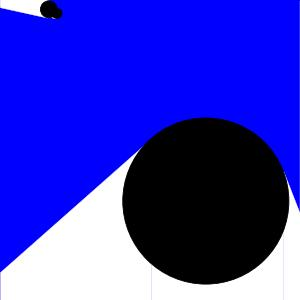
#> input picture test1.jpg, 300 x 300 px
$ python BaseSearch.py
#> lines starting #> are read from the running program, lines starting #| are printed output that depends on the picture; after the words box and inside, x2 and y2 are one past the last pixel; in counts of white or black regions, pixels touching at a corner belong together
### Base.py
import matplotlib.pyplot as plt
import matplotlib.patches as pch
import numpy as np
import random
from cv2 import cv2
import os
import gc

color = 'w'
color1 = 'r'


def FigRect(ax, y, state):  # 画矩形
    long = state[0]
    wide = state[1]
    rect = pch.Rectangle(xy=(0, 0), width=long, height=wide, edgecolor='k', facecolor='b', fill=False, linewidth=2)
    ax.add_patch(rect)
    ax.add_patch(rect)
    del ax,rect,y, state
    gc.collect()


# [38 lines left out: functions FigRect1, FigRect2, FigRect3, FigRect4, not called in this run]


def FigCir(center, radius):  # 画圆
    circle1 = plt.Circle((center[0], center[1]), radius, color='k', fill=True, linewidth=2)
    plt.gcf().gca().add_artist(circle1)
    del circle1,center, radius
    gc.collect()


# [4 lines left out: function FigLine, not called in this run]
    # plt.plot(x, y, color=color)


def node(k, b, center, SigLocation, state):  # 切线与障碍物的交点
    # SigLocation = [state[0] / 2, state[1] / 2]
    if k == 0:
        x = SigLocation[0]
        y = center[1]
    else:
        x = (center[0] / k + center[1] - b) / (k + 1 / k)
        y = k * x + b
    return x, y


def fill(Object, SigLocation, state):
    for i in range(len(Object)):
        if Object[i][0] - Object[i][2] > SigLocation[0]:
            Color1([Object[i][0], Object[i][1]], Object[i][2], SigLocation, state)
        elif Object[i][0] + Object[i][2] < SigLocation[0]:
            Color2([Object[i][0], Object[i][1]], Object[i][2], SigLocation, state)
        elif Object[i][0] + Object[i][2] >= SigLocation[0] and Object[i][0] - Object[i][2] <= SigLocation[0]:
            if Object[i][1] - Object[i][2] > SigLocation[1]:
                Color3([Object[i][0], Object[i][1]], Object[i][2], SigLocation, state)
            elif Object[i][1] - Object[i][2] < SigLocation[1]:
                Color4([Object[i][0], Object[i][1]], Object[i][2], SigLocation, state)
            else:
                print('fill error 1')
                print(state, Object)
        else:
            print('fill error')
            print(state, Object)


def Color1(center, radius, SigLocation, state):
    long = state[0]
    k1, k2, b1, b2 = Tangent(center, radius, 'k', [SigLocation[0], SigLocation[1]], state)
    x1, y1 = node(k1, b1, center, SigLocation, state)
    x2, y2 = node(k2, b2, center, SigLocation, state)
    k, b = Line(x1, y1, x2, y2)
    if x1 < x2:
        X1 = np.arange(x1, x2, 0.01)
        X2 = np.arange(x2, long, 0.01)
        Y1 = k * X1 + b
        Y2 = k1 * X1 + b1
        Y3 = k1 * X2 + b1
        Y4 = k2 * X2 + b2
        plt.fill_between(X1, Y1, Y2, color=color)
        plt.fill_between(X2, Y3, Y4, color=color)
        del k1, k2, b1, b2,x1,y1,x2,y2,X1,X2,Y1,Y2,Y3,Y4,k,b,center, radius, SigLocation, state
        gc.collect()
    elif x1 > x2:
        X1 = np.arange(x2, x1, 0.01)
        X2 = np.arange(x1, long, 0.01)
        Y1 = k * X1 + b
        Y2 = k2 * X1 + b2
        Y3 = k1 * X2 + b1
        Y4 = k2 * X2 + b2
        plt.fill_between(X1, Y1, Y2, color=color)
        plt.fill_between(X2, Y3, Y4, color=color)
        del k1, k2, b1, b2, x1, y1, x2, y2, X1, X2, Y1, Y2, Y3, Y4, k, b,center, radius, SigLocation, state
        gc.collect()
    else:
        X1 = np.arange(x1, long, 0.01)
        Y1 = k1 * X1 + b1
        Y2 = k2 * X1 + b2
        plt.fill_between(X1, Y1, Y2, color=color)
        del k1, k2, b1, b2, x1, y1, x2, y2, X1, Y1, Y2, k, b,center, radius, SigLocation, state
        gc.collect()


def Color2(center, radius, SigLocation, state):
    long = state[0]
    wide = state[1]
    # SigLocation = [long / 2, wide / 2]
    k1, k2, b1, b2 = Tangent(center, radius, 'k', [SigLocation[0], SigLocation[1]], state)
    x1, y1 = node(k1, b1, center, SigLocation, state)
    x2, y2 = node(k2, b2, center, SigLocation, state)
    k, b = Line(x1, y1, x2, y2)
    if x1 < x2:
        X1 = np.arange(0, x1, 0.01)
        X2 = np.arange(x1, x2, 0.01)
        Y1 = k1 * X1 + b1
        Y2 = k2 * X1 + b2
        Y3 = k * X2 + b
        Y4 = k2 * X2 + b2
        plt.fill_between(X1, Y1, Y2, color=color)
        plt.fill_between(X2, Y3, Y4, color=color)
        del k1, k2, b1, b2, x1, y1, x2, y2, X1, X2, Y1, Y2, Y3, Y4, k, b,center, radius, SigLocation, state
        gc.collect()
    elif x1 > x2:
        X1 = np.arange(0, x2, 0.01)
        X2 = np.arange(x2, x1, 0.01)
        Y1 = k1 * X1 + b1
        Y2 = k2 * X1 + b2
        Y3 = k * X2 + b
        Y4 = k1 * X2 + b1
        plt.fill_between(X1, Y1, Y2, color=color)
        plt.fill_between(X2, Y3, Y4, color=color)
        del k1, k2, b1, b2, x1, y1, x2, y2, X1, X2, Y1, Y2, Y3, Y4, k, b,center, radius, SigLocation, state
        gc.collect()
    else:
        X1 = np.arange(0, x1, 0.01)
        Y1 = k1 * X1 + b1
        Y2 = k2 * X1 + b2
        plt.fill_between(X1, Y1, Y2, color=color)
        del k1, k2, b1, b2, x1, y1, x2, y2, X1, Y1, Y2, k, b,center, radius, SigLocation, state
        gc.collect()


def Color3(center, radius, SigLocation, state):
    long = state[0]
    wide = state[1]
    # SigLocation = [long / 2, wide / 2]
    k1, k2, b1, b2 = Tangent(center, radius, 'k', [SigLocation[0], SigLocation[1]], state)
    x1, y1 = node(k1, b1, center, SigLocation, state)
    x2, y2 = node(k2, b2, center, SigLocation, state)
    k, b = Line(x1, y1, x2, y2)
    if center[0] + radius > SigLocation[0] and center[0] - radius < SigLocation[0]:
        X1 = np.arange(0, x1, 0.01)
        X2 = np.arange(x1, x2, 0.01)
        X3 = np.arange(x2, long, 0.01)
        Y1 = k1 * X1 + b1
        Y2 = k * X2 + b
        Y3 = k2 * X3 + b2
        plt.fill_between(X1, Y1, wide, color=color)
        plt.fill_between(X2, Y2, wide, color=color)
        plt.fill_between(X3, Y3, wide, color=color)
        del k1, k2, b1, b2, x1, y1, x2, y2, X1, X2, X3,Y1, Y2, Y3, k, b,center, radius, SigLocation, state
        gc.collect()
    elif center[0] + radius == SigLocation[0]:
        X1 = np.arange(0, x2, 0.01)
        X2 = np.arange(x2, x1, 0.01)
        Y1 = k2 * X1 + b2
        Y2 = k * X2 + b
        plt.fill_between(X1, Y1, wide, color=color)
        plt.fill_between(X2, Y2, wide, color=color)
        del k1, k2, b1, b2, x1, y1, x2, y2, X1, X2,Y1, Y2, k, b,center, radius, SigLocation, state
        gc.collect()
    elif center[0] - radius == SigLocation[0]:
        X1 = np.arange(SigLocation[0], x2, 0.01)
        X2 = np.arange(x2, long, 0.01)
        Y1 = k * X1 + b
        Y2 = k2 * X2 + b2
        plt.fill_between(X1, Y1, wide, color=color)
        plt.fill_between(X2, Y2, wide, color=color)
        del k1, k2, b1, b2, x1, y1, x2, y2, X1, X2, Y1, Y2, k, b,center, radius, SigLocation, state
        gc.collect()
    else:
        print('Bottom error')
        print(state, center, radius)


def Color4(center, radius, SigLocation, state):
    long = state[0]
    wide = state[1]
    # SigLocation = [long / 2, wide / 2]
    k1, k2, b1, b2 = Tangent(center, radius, 'k', [SigLocation[0], SigLocation[1]], state)
    x1, y1 = node(k1, b1, center, SigLocation, state)
    x2, y2 = node(k2, b2, center, SigLocation, state)
    k, b = Line(x1, y1, x2, y2)
    if center[0] + radius > SigLocation[0] and center[0] - radius < SigLocation[0]:
        X1 = np.arange(0, x2, 0.01)
        X2 = np.arange(x2, x1, 0.01)
        X3 = np.arange(x1, long, 0.01)
        Y1 = k2 * X1 + b2
        Y2 = k * X2 + b
        Y3 = k1 * X3 + b1
        plt.fill_between(X1, 0, Y1, color=color)
        plt.fill_between(X2, 0, Y2, color=color)
        plt.fill_between(X3, 0, Y3, color=color)
        del k1, k2, b1, b2, x1, y1, x2, y2, X1, X2, X3, Y1, Y2, Y3, k, b,center, radius, SigLocation, state
        gc.collect()
    elif center[0] + radius == SigLocation[0]:
        X1 = np.arange(0, x2, 0.01)
        X2 = np.arange(x2, x1, 0.01)
        Y1 = k2 * X1 + b2
        Y2 = k * X2 + b
        plt.fill_between(X1, 0, Y1, color=color)
        plt.fill_between(X2, 0, Y2, color=color)
        del k1, k2, b1, b2, x1, y1, x2, y2, X1, X2, Y1, Y2, k, b,center, radius, SigLocation, state
        gc.collect()
    elif center[0] - radius == SigLocation[0]:
        X1 = np.arange(SigLocation[0], x2, 0.01)
        X2 = np.arange(x2, long, 0.01)
        Y1 = k * X1 + b
        Y2 = k2 * X2 + b2
        plt.fill_between(X1, 0, Y1, color=color)
        plt.fill_between(X2, 0, Y2, color=color)
        del k1, k2, b1, b2, x1, y1, x2, y2, X1, X2, Y1, Y2, k, b,center, radius, SigLocation, state
        gc.collect()
    else:
        print('Top error')
        print(state, center, radius)


def Tangent(center, radius, color, point, state):  # 圆的切线
    a = (point[0] - center[0]) ** 2 - radius ** 2
    b = radius ** 2 - (center[1] - point[1]) ** 2
    c = (point[0] - center[0]) * (center[1] - point[1])
    if a == 0:
        # plt.axvline(point[0], color='k')
        k1 = b1 = 0
        d = (center[1] - point[1]) / (center[0] - point[0])
        x = (center[1] - point[1]) / (1 / d + d) + point[0]
        y = d * (x - point[0]) + point[1]
        e = 2 * x - point[0]
        f = 2 * y - center[1]
        k2 = (f - point[1]) / (e - point[0])
        b2 = -point[0] * k2 + point[1]
        del a,b,c,d,x,y,e,f,center, radius, color, point, state
        gc.collect()
    else:
        k1 = ((b * a + c ** 2) ** (1 / 2) - c) / a
        k2 = (-(b * a + c ** 2) ** (1 / 2) - c) / a
        b1 = point[1] - point[0] * k1
        b2 = point[1] - point[0] * k2
        del center, radius, color, point, state
        gc.collect()
    #     FigLine(k1, b1, color, state)
    # FigLine(k2, b2, color, state)
    return k1, k2, b1, b2


def PLDistance(point, line):  # 点到直线距离
    dis = abs(point[1] - point[0] * line[0] - line[1]) / (1 + line[0] ** 2) ** (1 / 2)
    return dis


def Line(x1, y1, x2, y2):
    k1 = (y1 - y2) / (x1 - x2)
    b1 = -x2 * k1 + y2
    return k1, b1


# [47 lines left out: functions refLine, LocObj, not called in this run]


def Count(name1):
    img1 = cv2.imread(name1)
    area = 0
    image1 = cv2.cvtColor(img1, cv2.COLOR_BGR2GRAY)
    blur1 = cv2.GaussianBlur(image1, (5, 5), 0)
    ret31, th31 = cv2.threshold(blur1, 0, 255, cv2.THRESH_BINARY + cv2.THRESH_OTSU)
    height, width = th31.shape#300X300
    for i in range(height):
        for j in range(width):
            if th31[i, j] == 0:#검정색
                area += 1
    # cv2.imshow("add", th31)
    # cv2.waitKey(0)
    del img1, image1,blur1,ret31, th31
    gc.collect()
    return area


# [102 lines left out: functions Count2, Count3, Count4, not called in this run]


def drawfig(Object, SigLocation, state, name, sig):
    long = state[0]
    wide = state[1]
    Len = state[2]
    fig, ax = plt.subplots(figsize=(long, wide))
    FigRect(ax, 0, state)

    X = np.arange(0, long, 0.01)
    plt.fill_between(X, 0, wide, color='b')
    # FigCir(SigLocation, 0.1)
    if sig == 0:
        fill(Object, SigLocation, state)
    elif sig == 1:
        fill(Object, SigLocation, state)
        FigRect1(ax, state[3], state)
    elif sig == 2:
        fill(Object, SigLocation, state)
        FigRect2(ax, state[3], state)
    elif sig == 3:
        fill(Object, SigLocation, state)
        FigRect3(ax, state[3], state)
    elif sig == 4:
        fill(Object, SigLocation, state)
        FigRect4(ax, state[3], state)
    else:
        print('drawfig error')
    for i in range(len(Object)):
        FigCir([Object[i][0], Object[i][1]], Object[i][2])
    plt.xlim(xmin=0, xmax=long)
    plt.ylim(ymin=0, ymax=wide)
    plt.axis('off')
    plt.subplots_adjust(top=1, bottom=0, left=0, right=1, hspace=0, wspace=0)
    plt.margins(0, 0)
    plt.savefig(name, dpi=30)
    #plt.show()
    plt.clf()
    plt.close()
    del fig,ax
    gc.collect()

### BaseSearch.py
import matplotlib.pyplot as plt
import numpy as np
import Base as Base
import random
#Base 514번째줄 plt.show() 주석처리해서 그림 안보이게 함

color = 'b'
color2 = 'w'

def Check_Overlap(Cir,x1,y1,r,i): # 생성한 원끼리 겹치는지를 체크
    #main에서 원 맨 처음 만들때는 검사 안함
    #원 두번째 만날때부터 이전에 이미 만든 원들(Cir)이랑 이번에 만든 원(x1,y1,r)만 비교를 하는거임
    #i 는 이때까지 만든 원의 개수와 연관있음
    j = 0
    for j in range(i):
        distance = ((Cir[j][0]-x1)**2 + (Cir[j][1]-y1)**2)**(1/2)
        if distance > r+Cir[j][2]:
            return 1
        else:
            return 0

def check_over(x1,y1,r,long,wide): #원이 10x10넘어가는지 체크함
    #원이 정사각형을 삐져나가는게 없도록 체크해주는것임
    if x1+r >long or x1-r <0 or y1+r >wide or y1-r <0: #원이 정사각형을 벗어나는곳이 위 아래 왼 오 어느 한곳이라도 있으면 return 0
        return 0
    else:
        return 1

def createCir(NumObj,long, wide): #원을 NumObj만큼 생성
    Cir=np.zeros((NumObj,3))
    i =0
    while NumObj>i: #while문으로 만들어서 조건을 만족할때만(원이 겹치지 않고, 삐져나가지 않는다면) 다음번 원을 만들도록 함
        x1 = random.uniform(0,10)#x값 랜덤
        y1 = random.uniform(0,10)#y값 랜덤
        r = random.uniform(0.1,3)#r값 랜덤, 반지름 max값을 parameter로써 만들 수 있음
        if check_over(x1,y1,r,long,wide) == 1: #원이 밖을 넘어가지 않는다면
            if i != 0: # 한 회차에서 원을 처음 만드는것이 아니라면
                if Check_Overlap(Cir,x1,y1,r,i) == 1: #원이 겹치는것이 없다면
                    Cir[i][0] = x1
                    Cir[i][1] = y1
                    Cir[i][2] = r
                    i+=1 #다음번원 만들 수 있음
            else: # 한 회차에서 원을 처음 만들때
                Cir[i][0] = x1
                Cir[i][1] = y1
                Cir[i][2] = r
                i+=1

    return Cir

def check_in_the_circle(SigLocation,Object, NumObj): #원내부에 SigLocation이 있는지 체크함
    for i in range(NumObj): #만들어진 모든 원에 대해 검사 진행
        distance = ((Object[i][0]-SigLocation[0])**2 + (Object[i][1]-SigLocation[1])**2)**(1/2)
        if distance <= Object[i][2]: #어느 하나의 원이라도 sigLocation이 원 내부에 있다면
            return 0 #여기는 넓이 연산, 접선 연산 진행하지 않음

    return 1 #SigLocation이 모든원의 외부에 있을때, 1을 리턴


def main():
    for k in range(10000):#한번에 10번 진행하게 해줌 편하게 데이터 만들려고 만든거임
        print("반복횟수:",k)
        array = np.zeros((9))
        state = [10,10,1,1]
        long = state[0]
        wide = state[1]
        min_area = np.zeros((3)) #index i index j area
        NumObj = 3#(원 개수) parameter가 될 수 있음
        Object = createCir(NumObj,long,wide)
        print(Object)
        min = 90000
        i=0
        j=0
        n=0
        for i in range(long+1):
            for j in range(wide+1):
                SigLocation = [i, j] #(base위치)
                if check_in_the_circle(SigLocation,Object, NumObj) ==1:
                    #print(Object)
                    Base.drawfig(Object, SigLocation, state, './test1.jpg',0)
#> in drawfig, `plt.savefig(name, dpi=30)`:
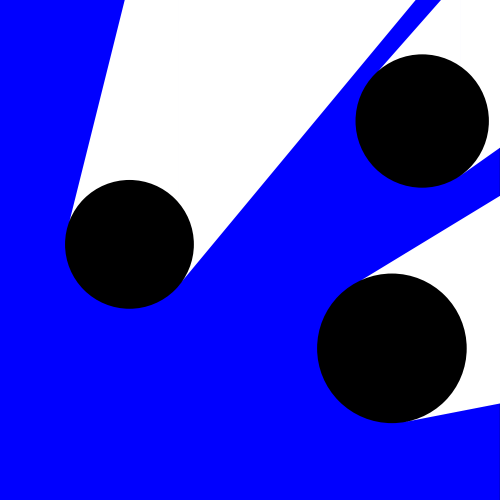
#> figure drawn by matplotlib, 1 panel
                    area = Base.Count('test1.jpg')
#> in Count, img1 is the input picture: shape (300, 300, 3); mean B, G, R 191, 49.2, 49.2
#> in Count, `image1 = cv2.cvtColor(img1, cv2.COLOR_BGR2GRAY)`:
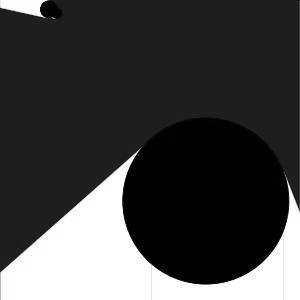
#> image1: shape (300, 300); min 0, max 255, mean 65.4
#> in Count, `ret31, th31 = cv2.threshold(blur1, 0, 255, cv2.THRESH_BINARY + cv2.THR..`:
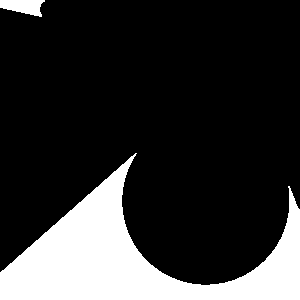
#> th31: shape (300, 300); 19.2% white; 2 white regions, box (x1, y1, x2, y2) and area: (0, 153, 300, 300) 16754, (0, 0, 45, 17) 519
#> in Count, `ret31, th31 = cv2.threshold(blur1, 0, 255, cv2.THRESH_BINARY + cv2.THR..`: ret31 = 136
#> area = 72727
                    plt.clf()
                    plt.close()
                    #print(area)
                    negative_communicate_area = 90000-area #현재 area에는 원의 넓이까지 포함되어있음 90000에서 빼서 min으로 진행하는것이 더 정확함
#> negative_communicate_area = 17273
                    if min > negative_communicate_area: #min값을 가지는 SigLocation의 index값과(좌표) min_area값 저장
                        min_area[0] = i
                        min_area[1] = j
                        min = negative_communicate_area
#> min = 17273
                        min_area[2] = min
                n+=1
                print('||||||||||||||||||||||||||||||||||||||||||||||||||||||||||||||||||')
                print('|'*(int(n/2)), '\n완성도',(float(n)/121)*100,'%','  데이터',k+1,'번째 생성중')
        print(min)


        for i in range(NumObj): #csv파일 만들때, 원의 개수 * 3 만큼의 배열이 형성되고 각각 x좌표 y좌표 반지름 값이 들어가야함,
                                #3칸씩 나누어서 하나의 원에대한 정보가 입력됨
            array[i*3] = Object[i][0]
            array[i*3+1] = Object[i][1]
            array[i*3+2] = Object[i][2]


        import csv
        f = open('x_value.csv', 'a', encoding='utf-8', newline='') #원의 좌표 x,y와 반지름 r에대한 정보 한 행 append
        wr = csv.writer(f)
        wr.writerow(array)
        f.close()

        f = open('y_value.csv', 'a', encoding='utf-8', newline='') #x_value일때, 통신불가능 지역 min인 base의 위치에 대한 좌표값과
                                                                   #그때의 area값을 y_value에 한행 append
        wr = csv.writer(f)
        wr.writerow(min_area)
        f.close()

if __name__ == '__main__':
#> (the run stopped early here; a loop or call above may not have finished)
